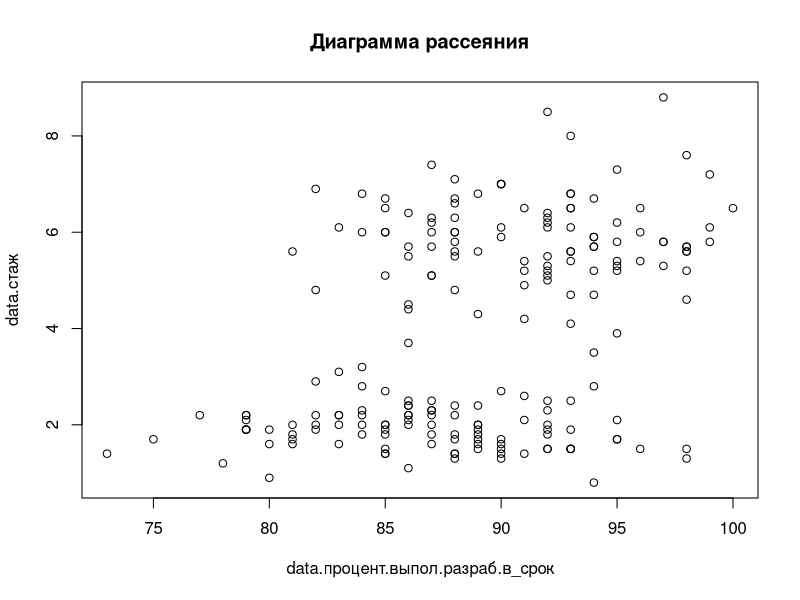
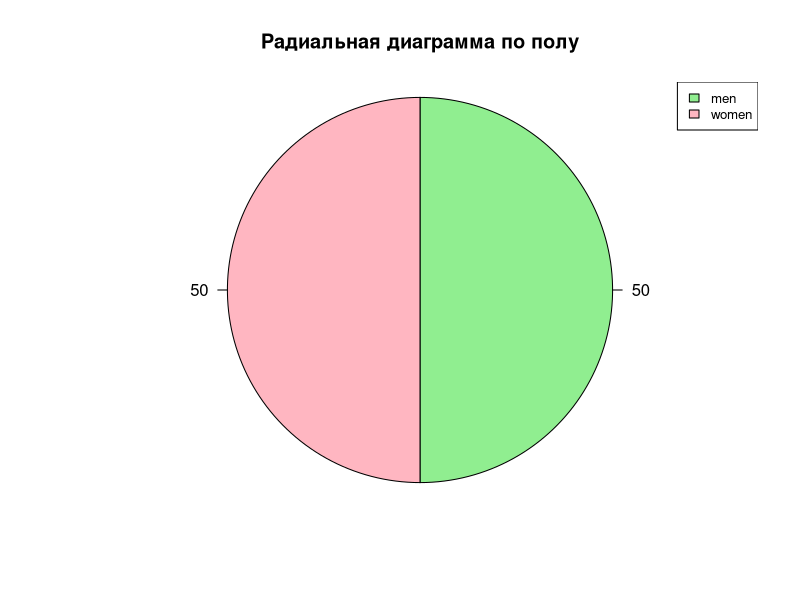
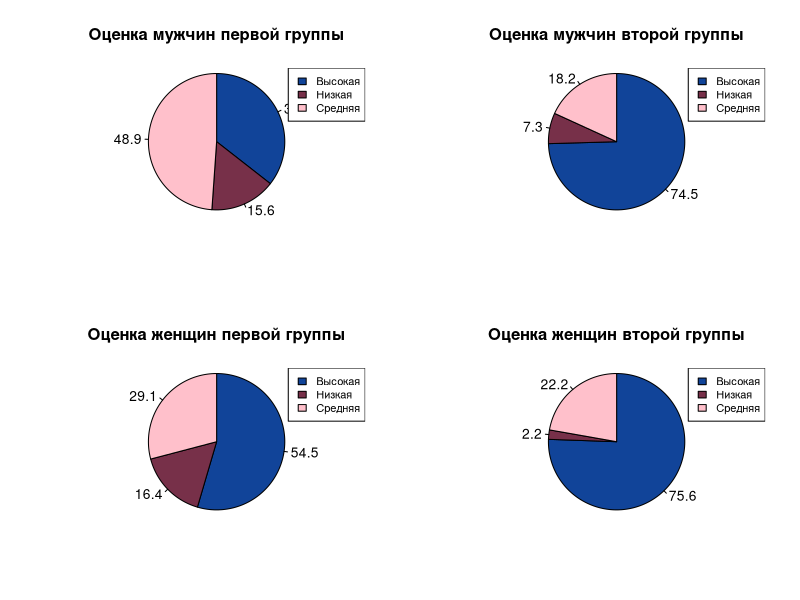
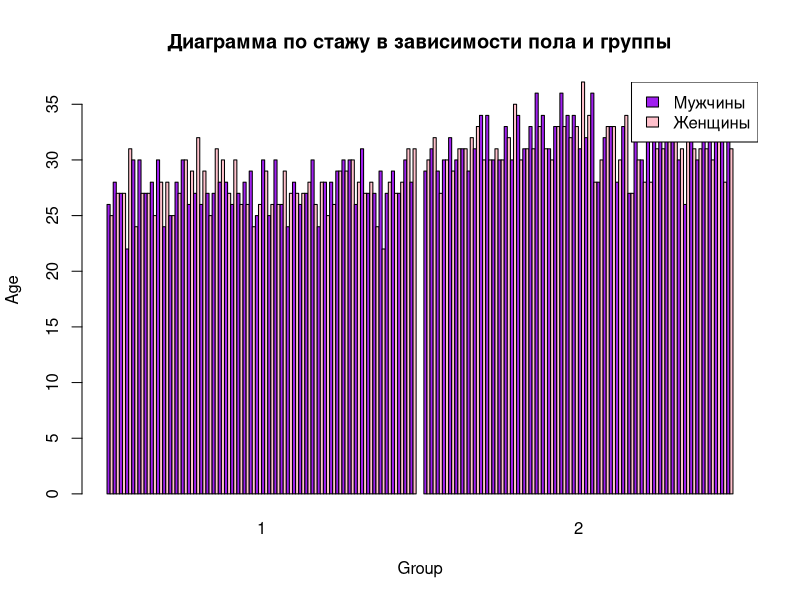
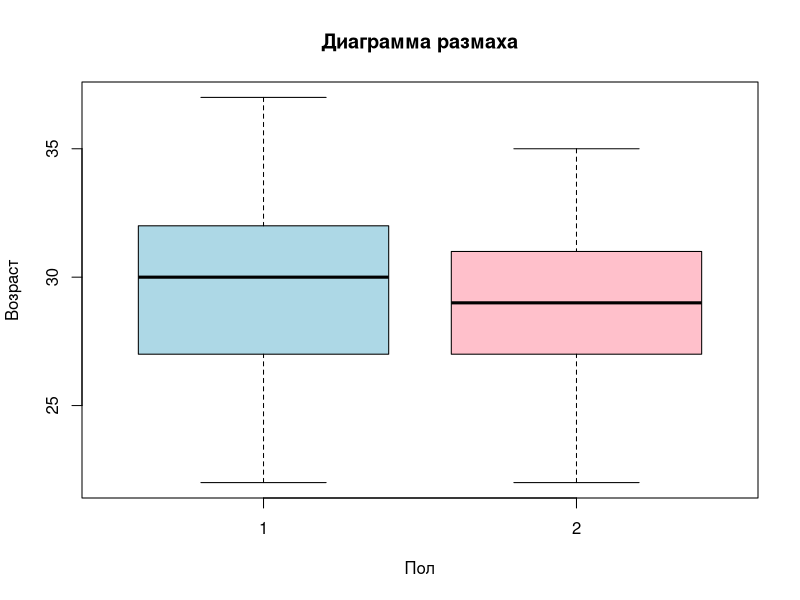
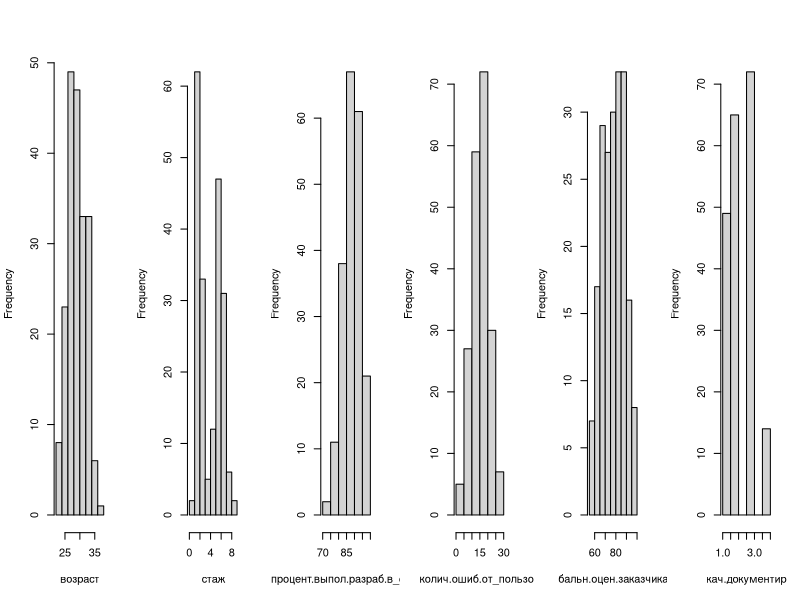
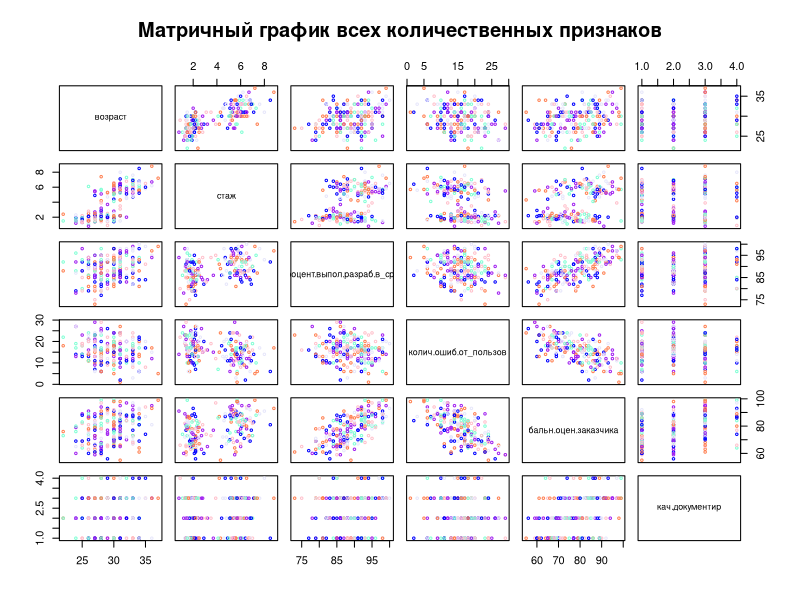

The R script that drew these images, in order:
data <- read.table("./data.csv", header=TRUE, sep=";")

colnames(data)[5] <- 'стаж'
colnames(data)[6] <- 'процент.выпол.разраб.в_срок'
colnames(data)[7] <- 'колич.ошиб.от_пользов'
colnames(data)[8] <- 'бальн.оцен.заказчика'
colnames(data)[9] <- 'качеств.оцен.заказчика'
colnames(data)[10] <- 'кач.документир'

colnames(data)[1] <- 'index'
data$index <- NULL

data$группа <- as.factor(data$группа)
data$пол <- as.factor(data$пол)
data$качеств.оцен.заказчика <- as.factor(data$качеств.оцен.заказчика)

mode <- function(x) {
  ux <- unique(x)
  ux[which.max(tabulate(match(x, ux)))]
}

mystats <- function(x)
{
  if(is.numeric(x))
  {
    m <- mean(x)
  n <- length(x)
  s <- sd(x)
  skew <- sum((x-m)^3/s^3)/n
  kurt <- sum((x-m)^4/s^4)/n - 3
  return(c(mode=mode(x), min=min(x), quartile=quantile(x, c(0.25)), mean=m, median=median(x), quartile=quantile(x, c(0.75)), max=max(x), stdev=s, skew=skew, kurtosis=kurt)) 
  }else{
    return(c(mode=mode(x), min=NA, quartile=NA, mean=NA, median=NA, quartile=NA, max=NA, stdev=NA, skew=NA, kurtosis=NA)) 
    
 }
}

View(sapply(data, mystats))
View(sapply(subset(data,группа==1), mystats))
View(sapply(subset(data,группа==2), mystats))


par(mfrow=c(1,1))
plot(data.frame(data$процент.выпол.разраб.в_срок, data$стаж), main="Диаграмма рассеяния")


data1 <- data$пол
x <- c(summary(data1))
piepercent <- round(100*x/sum(x),1)
pie(x,piepercent,radius=1, main="Радиальная диаграмма по полу", col=c("lightgreen","lightpink"), clockwise = TRUE)
legend("topright", c("men", "women"), cex=0.8,fill=c("lightgreen", "lightpink"))

plot.new()
par (mfrow=c(2,2))
data1 <- data$качеств.оцен.заказчика
x1 <- c(summary(data1[data$пол==1&data$группа==1]))
x2 <- c(summary(data1[data$пол==1&data$группа==2]))
x3 <- c(summary(data1[data$пол==2&data$группа==1]))
x4 <- c(summary(data1[data$пол==2&data$группа==2]))
piepercent1 <- round(100*x1/sum(x1),1)
piepercent2 <- round(100*x2/sum(x2),1)
piepercent3 <- round(100*x3/sum(x3),1)
piepercent4 <- round(100*x4/sum(x4),1)
printpie <- function(data, labels, text){
  pie(data,labels,radius=1, main=text, col=c("#149","#773049", "pink"), clockwise = TRUE)
  legend("topright", c("Высокая", "Низкая", "Средняя"), cex=0.8,fill=c("#149","#773049", "pink"))
}
printpie(x1, piepercent1, "Оценка мужчин первой группы")
printpie(x2, piepercent2, "Оценка мужчин второй группы")
printpie(x3, piepercent3, "Оценка женщин первой группы")
printpie(x4, piepercent4, "Оценка женщин второй группы")

plot.new()
par(mfrow=c(1,1))
data_sorted <- with(data,data[order(стаж), ])
data_grouped <- split(data_sorted$возраст, list(data_sorted$пол, data_sorted$группа))
matrixq <- matrix(unlist(data_grouped), ncol=2)
barplot(matrixq,beside = TRUE, space =c (0,2.5), col=c("purple", "pink"), names.arg=unique(data_sorted$группа), main ="Диаграмма по стажу в зависимости пола и группы", xlab="Group", ylab="Age") 
legend("topright", legend=c("Мужчины", "Женщины"), fill=c("purple","pink"))

boxplot(возраст ~ пол, data = data, main = "Диаграмма размаха", xlab = "Пол", ylab = "Возраст", col = c("lightblue", "pink"))

plot.new()
num_numeric <- sum(unlist(lapply(data, is.numeric), use.names = FALSE))
par(mfrow=c(1,num_numeric))
for (i in seq_len(ncol(data))){
  if (is.numeric(data[,i]))
  {
    print(colnames(data)[i])
    hist(data[,i], xlab=colnames(data)[i], main=NA)
  }
}

plot.new()
par(mfrow = c(1, 1))
pairs(data[, c("возраст", "стаж",
               "процент.выпол.разраб.в_срок" ,
               "колич.ошиб.от_пользов", "бальн.оцен.заказчика", "кач.документир")],
      col = c("blue", "coral", "aquamarine", "purple", "lavender", "pink"),
      main = "Матричный график всех количественных признаков",
      cex = 0.5)

group1 <- subset(data,группа==1)
group2 <- subset(data,группа==2)

print(chisq.test(table(group1$пол,group1$качеств.оцен.заказчика)))
print(chisq.test(table(group2$пол,group2$качеств.оцен.заказчика)))

print(fisher.test(table(group1$пол,group1$качеств.оцен.заказчика)))
print(fisher.test(table(group2$пол,group2$качеств.оцен.заказчика)))

summary(aov(стаж ~ пол, data = data))

print(kruskal.test(стаж ~ пол, data = data))


